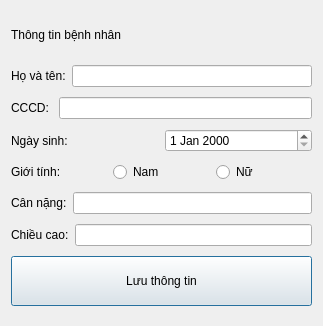
<?xml version="1.0" encoding="UTF-8"?>
<ui version="4.0">
 <class>Dialog</class>
 <widget class="QDialog" name="Dialog">
  <property name="geometry">
   <rect>
    <x>0</x>
    <y>0</y>
    <width>323</width>
    <height>326</height>
   </rect>
  </property>
  <property name="windowTitle">
   <string>Dialog</string>
  </property>
  <layout class="QVBoxLayout" name="verticalLayout">
   <item>
    <widget class="QLabel" name="label">
     <property name="maximumSize">
      <size>
       <width>16777215</width>
       <height>40</height>
      </size>
     </property>
     <property name="text">
      <string>Thông tin bệnh nhân</string>
     </property>
    </widget>
   </item>
   <item>
    <layout class="QHBoxLayout" name="horizontalLayout_11">
     <item>
      <widget class="QLabel" name="label_7">
       <property name="text">
        <string>Họ và tên:</string>
       </property>
      </widget>
     </item>
     <item>
      <widget class="QLineEdit" name="lineEdit_Name"/>
     </item>
    </layout>
   </item>
   <item>
    <layout class="QHBoxLayout" name="horizontalLayout_16">
     <item>
      <widget class="QLabel" name="label_12">
       <property name="text">
        <string>CCCD: </string>
       </property>
      </widget>
     </item>
     <item>
      <widget class="QLineEdit" name="lineEdit_ID"/>
     </item>
    </layout>
   </item>
   <item>
    <layout class="QHBoxLayout" name="horizontalLayout_12">
     <item>
      <widget class="QLabel" name="label_8">
       <property name="text">
        <string>Ngày sinh:</string>
       </property>
      </widget>
     </item>
     <item>
      <widget class="QDateEdit" name="dateEdit_DateOfBirth"/>
     </item>
    </layout>
   </item>
   <item>
    <layout class="QHBoxLayout" name="horizontalLayout_13">
     <item>
      <widget class="QLabel" name="label_9">
       <property name="text">
        <string>Giới tính:</string>
       </property>
      </widget>
     </item>
     <item>
      <widget class="QRadioButton" name="radioButton_Male">
       <property name="text">
        <string>Nam</string>
       </property>
      </widget>
     </item>
     <item>
      <widget class="QRadioButton" name="radioButton_Female">
       <property name="text">
        <string>Nữ</string>
       </property>
      </widget>
     </item>
    </layout>
   </item>
   <item>
    <layout class="QHBoxLayout" name="horizontalLayout_14">
     <item>
      <widget class="QLabel" name="label_10">
       <property name="text">
        <string>Cân nặng:</string>
       </property>
      </widget>
     </item>
     <item>
      <widget class="QLineEdit" name="lineEdit_Weight"/>
     </item>
    </layout>
   </item>
   <item>
    <layout class="QHBoxLayout" name="horizontalLayout_15">
     <item>
      <widget class="QLabel" name="label_11">
       <property name="text">
        <string>Chiều cao:</string>
       </property>
      </widget>
     </item>
     <item>
      <widget class="QLineEdit" name="lineEdit_Height"/>
     </item>
    </layout>
   </item>
   <item>
    <widget class="QPushButton" name="pushButton_SaveInfomation">
     <property name="minimumSize">
      <size>
       <width>0</width>
       <height>50</height>
      </size>
     </property>
     <property name="text">
      <string>Lưu thông tin</string>
     </property>
    </widget>
   </item>
  </layout>
 </widget>
 <resources/>
 <connections/>
</ui>
